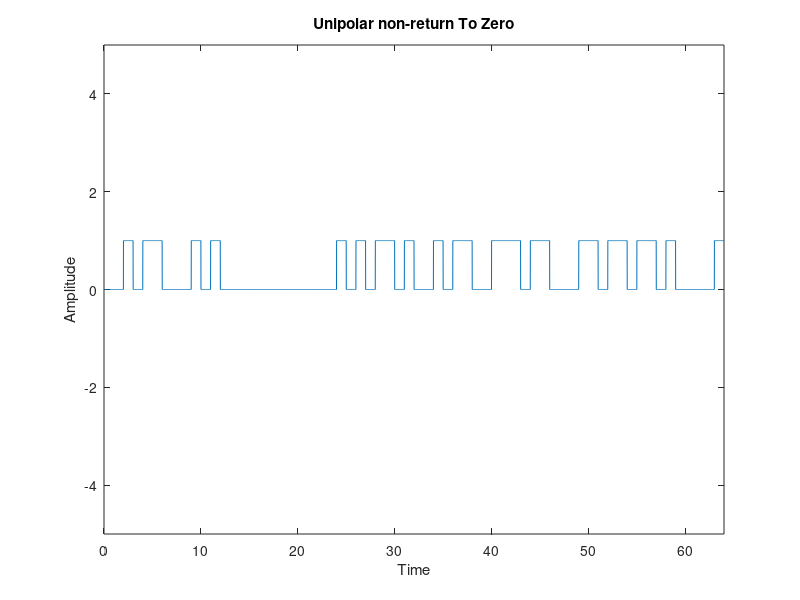

MATLAB code to generate this figure:
clear; clc
Z= randi([0 1],1,64);
for m=1:length(Z)
    if Z(m)==1
        XY(m)=1;
    else
        XY(m)=0;
    end
end
i=1;
T=0:0.01:length(Z);
for j=1:length(T)
    if T(j)<=i
    else
    i=i+1;
    end
    Y(j)=XY(i);
end
plot(T,Y);
axis([0 length(Z) -5 5]);
xlabel('Time');
ylabel('Amplitude');
title('Unipolar non-return To Zero');
